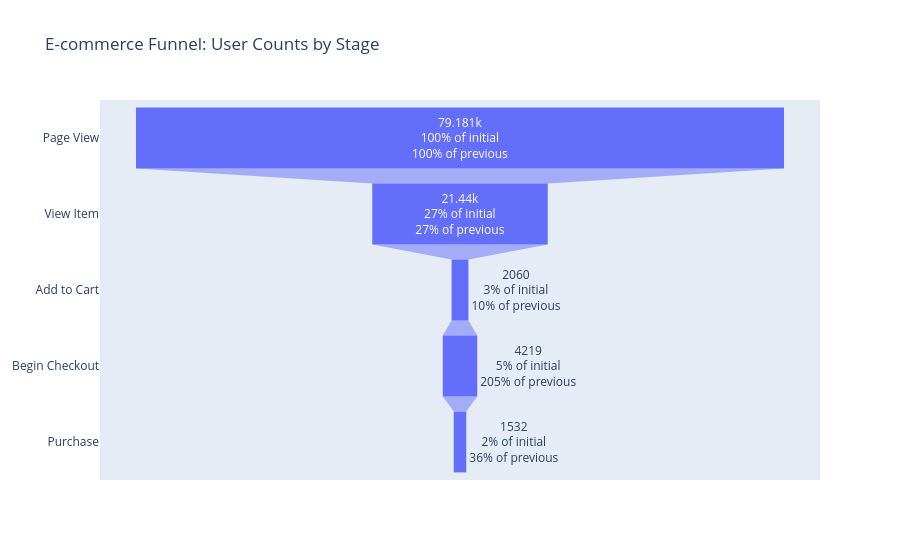

Notebook code for this chart:
### Code cell
import plotly.graph_objects as go

stage_labels = ['Page View', 'View Item', 'Add to Cart', 'Begin Checkout', 'Purchase']

fig = go.Figure(go.Funnel(
    y=stage_labels,
    x=funnel['count'],
    textinfo="value+percent initial+percent previous"
))

fig.update_layout(title='E-commerce Funnel: User Counts by Stage')
fig.show()

### Figure 1 — Plotly figure (JSON) as saved in the notebook; plotly's stock layout.template omitted (floating-point values rounded to 4 significant figures)
{"data": [{"textinfo": "value+percent initial+percent previous", "type": "funnel", "x": [79181, 21440, 2060, 4219, 1532], "y": ["Page View", "View Item", "Add to Cart", "Begin Checkout", "Purchase"]}], "layout": {"title": {"text": "E-commerce Funnel: User Counts by Stage"}}}
